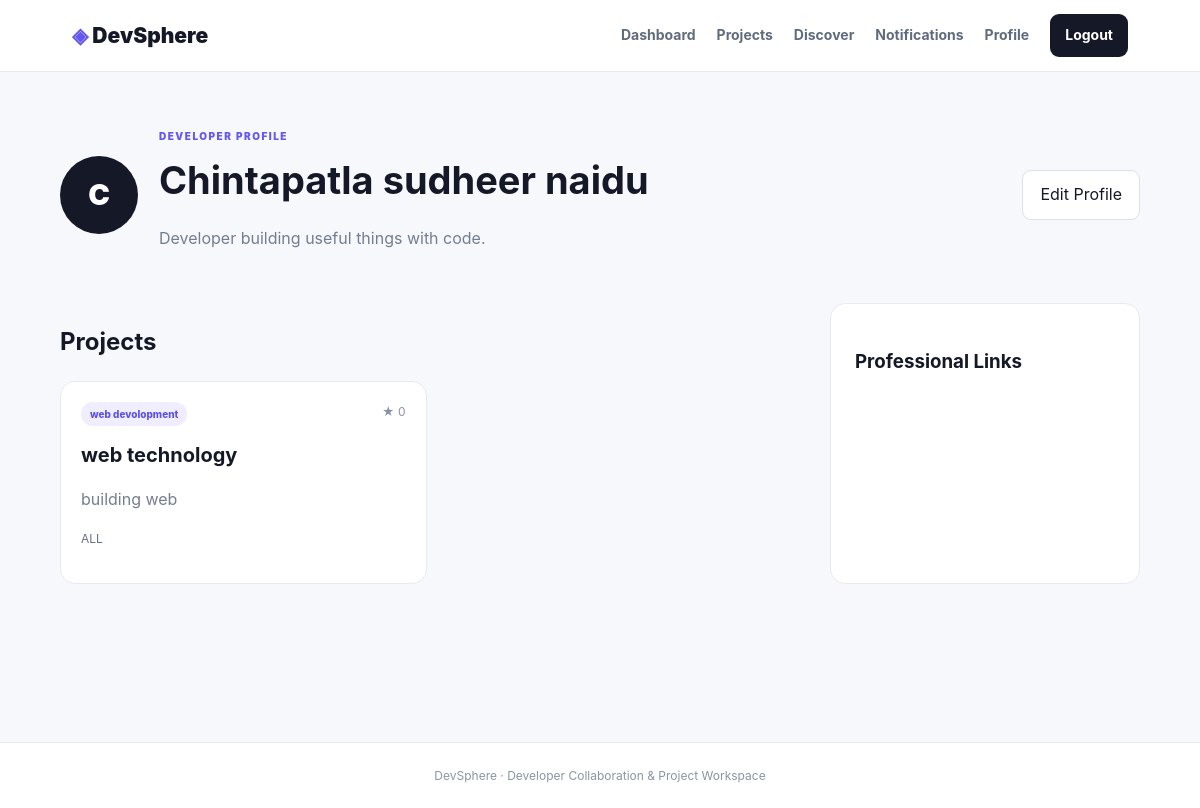
Screenshot of /profile/1 (signed in) with the database file from the repository.
### tables this page shows
CREATE TABLE users(
        id INTEGER PRIMARY KEY AUTOINCREMENT,
        name TEXT NOT NULL,
        email TEXT UNIQUE NOT NULL,
        password TEXT NOT NULL,
        bio TEXT DEFAULT '',
        skills TEXT DEFAULT '',
        github TEXT DEFAULT '',
        linkedin TEXT DEFAULT '',
        created_at TEXT DEFAULT CURRENT_TIMESTAMP
    );

CREATE TABLE projects(
        id INTEGER PRIMARY KEY AUTOINCREMENT,
        owner_id INTEGER NOT NULL,
        title TEXT NOT NULL,
        description TEXT NOT NULL,
        category TEXT NOT NULL,
        technologies TEXT DEFAULT '',
        github TEXT DEFAULT '',
        demo TEXT DEFAULT '',
        visibility TEXT DEFAULT 'Public',
        progress INTEGER DEFAULT 0,
        stars INTEGER DEFAULT 0,
        created_at TEXT DEFAULT CURRENT_TIMESTAMP,
        FOREIGN KEY(owner_id) REFERENCES users(id)
    );

### app.py (the view)
@app.route("/profile/<int:user_id>")
@login_required
def profile(user_id):
    conn=get_db()
    user=conn.execute("SELECT * FROM users WHERE id=?",(user_id,)).fetchone()
    projects=conn.execute(
        "SELECT * FROM projects WHERE owner_id=? AND visibility='Public'",
        (user_id,)
    ).fetchall()
    conn.close()
    if not user:
        return "User not found",404
    return render_template("profile.html",user=user,projects=projects)

### app.py (called while the page is built)
def get_db():
    conn = sqlite3.connect(DB)
    conn.row_factory = sqlite3.Row
    return conn

def login_required(view):
    @wraps(view)
    def wrapper(*args, **kwargs):
        if "user_id" not in session:
            flash("Please login to continue.", "warning")
            return redirect(url_for("login"))
        return view(*args, **kwargs)
    return wrapper

@app.context_processor
def common_data():
    if "user_id" not in session:
        return {}
    conn=get_db()
    count=conn.execute(
        "SELECT COUNT(*) FROM notifications WHERE user_id=? AND is_read=0",
        (session["user_id"],)
    ).fetchone()[0]
    conn.close()
    return {"unread_notifications":count}

### templates/profile.html (shortened to what this page needs)
{% extends "base.html" %}
{% block content %}
<section class="profile-header">
<div class="avatar">{{user.name[:1]|upper}}</div>
<div class="profile-main">
<span class="eyebrow">DEVELOPER PROFILE</span>
<h1>{{user.name}}</h1>
<p>{{user.bio or 'Developer building useful things with code.'}}</p>
</div>
{% if user.id==session.user_id %}<a class="btn secondary" href="{{url_for('edit_profile')}}">Edit Profile</a>{% endif %}
</section>
<div class="profile-grid">
<section><div class="section-heading"><h2>Projects</h2></div><div class="project-grid">
{% for p in projects %}
<a class="project-card" href="{{url_for('project',project_id=p.id)}}"><div class="card-row"><span class="tag">{{p.category}}</span><span>★ {{p.stars}}</span></div><h3>{{p.title}}</h3><p>{{p.description}}</p><div class="technology">{{p.technologies}}</div></a>
{% else %}<div class="empty">No public projects yet.</div>{% endfor %}
</div></section>
<aside class="panel"><h3>Professional Links</h3></aside>
</div>
{% endblock %}

### static/css/style.css (style rules this page uses)
* { box-sizing:border-box }
:root { --ink:#151827;--muted:#737d90;--line:#e7eaf1;--purple:#6558ee;--bg:#f7f8fc;--white:#fff }
body { margin:0;background:var(--bg);color:var(--ink);font-family:Inter,Segoe UI,Arial,sans-serif;line-height:1.6 }
.eyebrow { font-size:10px;letter-spacing:1.5px;color:var(--purple);font-weight:900 }
.btn { border:0;border-radius:9px;padding:11px 17px;font-weight:750;text-decoration:none;display:inline-block;cursor:pointer;font:inherit }
.secondary { background:#fff;color:var(--ink);border:1px solid #dce0e8 }
.feature-grid div,.panel,.project-card,.auth-card { background:#fff;border:1px solid var(--line);border-radius:15px }
.dashboard-grid,.profile-grid { display:grid;grid-template-columns:1fr 310px;gap:21px;padding-bottom:70px }
.section-heading { display:flex;justify-content:space-between;align-items:center }
.project-grid { display:grid;grid-template-columns:repeat(2,1fr);gap:16px }
.project-card { padding:20px;text-decoration:none;color:inherit;display:block;transition:.2s }
.card-row { display:flex;justify-content:space-between;color:#8a92a1;font-size:12px }
.tag { display:inline-block;background:#efedff;color:#5e52e6;padding:4px 9px;border-radius:50px;font-size:10px;font-weight:850 }
.project-card h3 { font-size:20px;margin:13px 0 5px }
.project-card p { color:var(--muted) }
.technology { color:#657084;font-size:12px;margin:15px 0 }
.panel { padding:24px }
.profile-header { display:flex;align-items:center;gap:21px;padding:50px 0 35px }
.avatar { width:78px;height:78px;border-radius:50%;background:var(--ink);color:#fff;display:flex;align-items:center;justify-content:center;font-size:29px;font-weight:900 }
.profile-main { flex:1 }
.profile-main h1 { font-size:38px;margin:2px 0 }
.profile-main p { color:var(--muted) }

### rows the page displays
users: name "C", name "Chintapatla sudheer naidu", bio "Developer building useful things with code."
projects: category "web devolopment", stars "0", title "web technology", description "building web", technologies "ALL"
